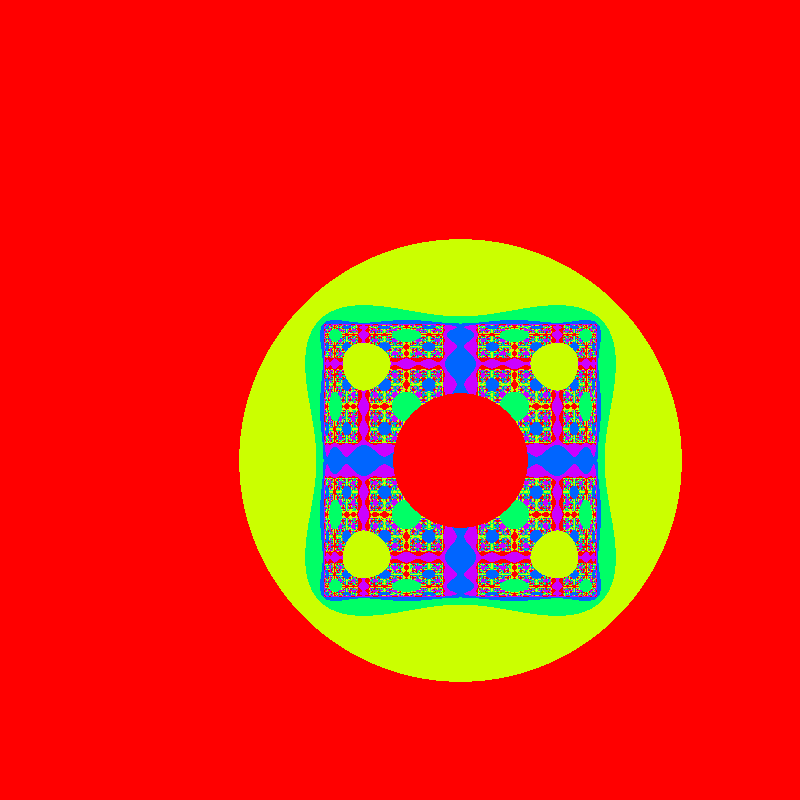
Frame 1 (no input)
Frame 60 (the mouse pressed at the canvas centre just before this capture): identical to frame 1, image omitted
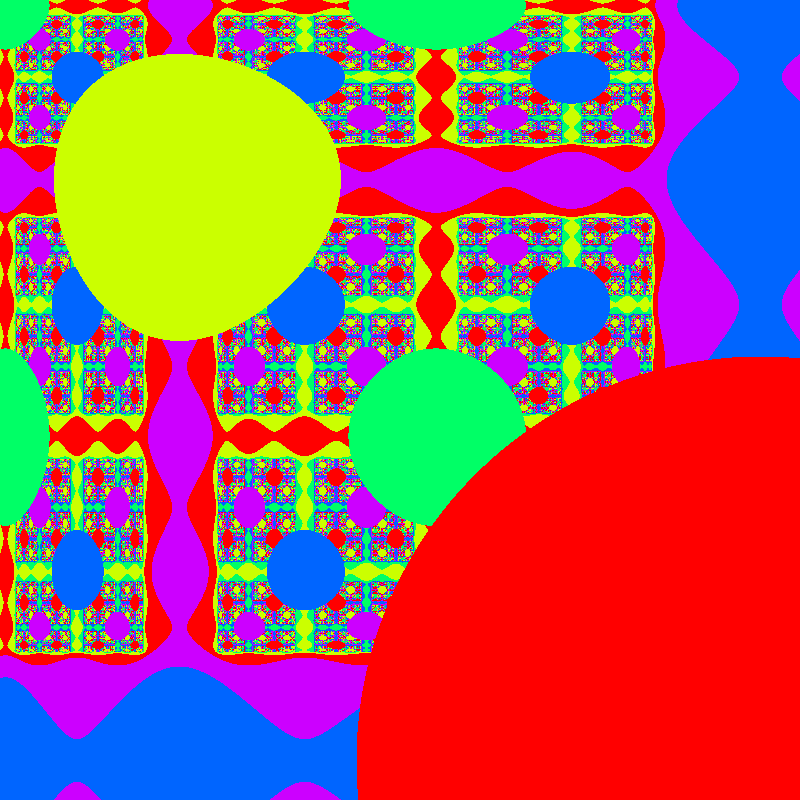
Frame 120 (the mouse held since frame 60 and released just before this capture)

The Processing sketch that drew these frames (run headless with seeded random() and noise(); from frame 60 on, the mouse is pressed at the canvas centre):

// Processing sketch: newOddPlot2logisticJuliaStyle
// ── newOddPlot2logisticJuliaStyle.pde
// pixel array is so much faster
// I hope the comments help me remember the neet way to change colors
int iter;
float maxx, minx;
float maxy, miny;
float zoom = 1;
// color 100 will be set to black so the biggest iter value possible  is 99
float clrMod =5;
float MN = 6;
// but it looks wild with smaller number like 20 or 8
// 50 is a nice comprimise
void setup() {
  size(800, 800);
  //fullScreen();
  colorMode(HSB, clrMod);
  maxx =MN;
  minx=-MN;
  maxy=MN;
  miny=-MN;
}


void draw() {
  loadPixels();
  showplot();
  updatePixels();
  //noLoop();
}

void mousePressed() {
  float x = map(mouseX, 0, width, minx, maxx);  // set the x on complex plane
  float y = map(mouseY, 0, height, miny, maxy); // s
  // center and zoom those coordinates
  maxx = x+zoom;
  minx = x-zoom;
  maxy = y+zoom;
  miny = y-zoom;

  zoom/=2;
  if (zoom<0.00001) {
    zoom=1;
    maxx =MN;
    minx=-MN;
    maxy=MN;
    miny=-MN;
  }
}

void mouseDragged() {
  // changes the colorMod which effects how many colors out of total are used

  clrMod+= 0.1;
  // if you want to change the absolute number of colors you chan then
  // set
  //colorMode(HSB,clrMod); //and then it will just use absolute number

  if (clrMod > 64) {
    clrMod = 1;
  }
}

void keyPressed() {
  if ( key == 'h') {
  }
}

/*
for this plot the functions are
logistic equation for both x and y
functions:
  f // put values in nextx and nexty
          float nextx = r*x-x*x;
        float nexty = r*y-y*y; 
        
        you can change the r values
        lower r values have more detail
x and y range:
-7 to 7

maximum iterations:
maxiter = 100:

breakout point:
breakOut = 5
if (abs(x+y)>breakOut) 
the absolute value of x and y added toogether

if the max iterations are reached without going over the breakout point
black pixels are plotted
if less than max iterations color of the pixel is placed by number of iterations before breakout

*/

void showplot() {
  //background(0);
  // get pixels from canvas using i and j
  for (int j = 0; j <height; j++) {
    for (int i =0; i <width; i++) {
      // map those to x and y coords in the range of min and max eg -5 to 5
      float x = map(i, 0, width, minx, maxx);  // set the x on complex plane
      float y = map(j, 0, height, miny, maxy); //  yset y on  the complex plane
      // get a copy of thoes ranges before iterating the values
      float cx=x;
      float cy =y;
      // set max iterater
      float maxiter = 100;
      float breakOut = 5;
      float r = 1.8;  // r=4.1
        iter =0;
      while (iter < maxiter) {
        // iterate functions for x and y
        // put values in nextx and nexty
        float nextx = r*x-x*x;
        float nexty = r*y-y*y; 
        // swap values so x and y become nextx and nexty and are fed into function
        x = nextx+2.2; // remove cx and cy you get just a sun
        y = nexty+2.2; // set a single number for cx and cy you get the julia set

        // a break out check if the iterated number becomes large, note this is very different from the number of iterations
        // for sine and cosine functions changing the breakout can create more interesting  
        if (abs(x+y)>breakOut) {
          // I cound break out at 2 as it is proved for the mandelbrot any
          // orbit greater than 2 goes to infinity
          // but it lools better when the points have bigger iter numbers
          // which affects the color
          break;
        }
        iter++;
      }
      //println(iter);
      if (iter == maxiter) {
        // black pixels are part of the julia set for that function
        pixels[i+j*width] =color(0, 0, 0);
      } else {
        pixels[i+j*width] = color(iter%clrMod, 100, 100);
      }
    }
  }
}
